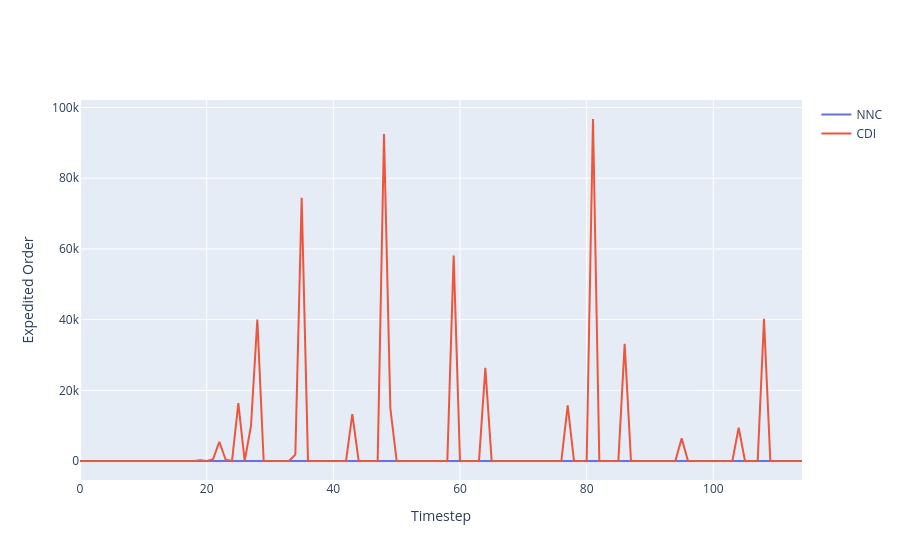

Notebook code for this chart:
### Code cell
a = go.Scatter(y=[x.item() for x in nn_qe[1:]], name='NNC')
b = go.Scatter(y=cdi_qe, name='CDI')
fig = go.Figure([a,b])
fig.layout.xaxis.title = 'Timestep'
fig.layout.yaxis.title = 'Expedited Order'
fig

### Figure 1 — Plotly figure (JSON) as saved in the notebook; plotly's stock layout.template omitted (floating-point values rounded to 4 significant figures)
{"data": [{"name": "NNC", "type": "scatter", "y": [0, 0, 0, 0, 0, 0, 0, 0, 0, 0, 0, 0, 0, 0, 0, 0, 0, 0, 0, 0, 0, 0, 0, 0, 0, 0, 0, 0, 0, 0, 0, 0, 0, 0, 0, 0, 0, 0, 0, 0, 0, 0, 0, 0, 0, 0, 0, 0, 0, 0, 0, 0, 0, 0, 0, 0, 0, 0, 0, 0, 0, 0, 0, 0, 0, 0, 0, 0, 0, 0, 0, 0, 0, 0, 0, 0, 0, 0, 0, 0, 0, 0, 0, 0, 0, 0, 0, 0, 0, 0, 0, 0, 0, 0, 0, 0, 0, 0, 0, 0, 0, 0, 0, 0, 0, 0, 0, 0, 0, 0, 0, 0, 0, 0, 0]}, {"name": "CDI", "type": "scatter", "y": [0, 0, 0, 0, 0, 0, 0, 0, 0, 0, 0, 0, 0, 0, 0, 0, 0, 0, 0, 240, 0, 445, 5449, 356, 0, 16389, 0, 9981, 40047, 0, 0, 0, 0, 0, 1811, 74488, 0, 0, 0, 0, 0, 0, 0, 13235, 0, 0, 0, 0, 92482, 14967, 0, 0, 0, 0, 0, 0, 0, 0, 0, 58092, 0, 0, 0, 0, 26353, 0, 0, 0, 0, 0, 0, 0, 0, 0, 0, 0, 0, 15731, 0, 0, 0, 96751, 0, 0, 0, 0, 33136, 0, 0, 0, 0, 0, 0, 0, 0, 6399, 0, 0, 0, 0, 0, 0, 0, 0, 9416, 0, 0, 0, 40242, 0, 0, 0, 0, 0, 0]}], "layout": {"xaxis": {"title": {"text": "Timestep"}}, "yaxis": {"title": {"text": "Expedited Order"}}}}
